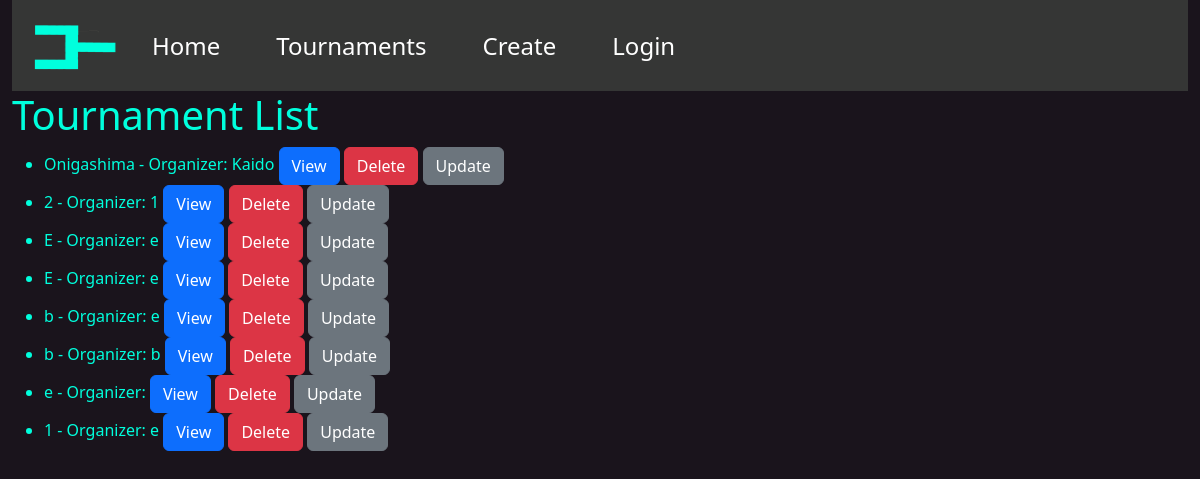
The app's page /tournaments/, older data.
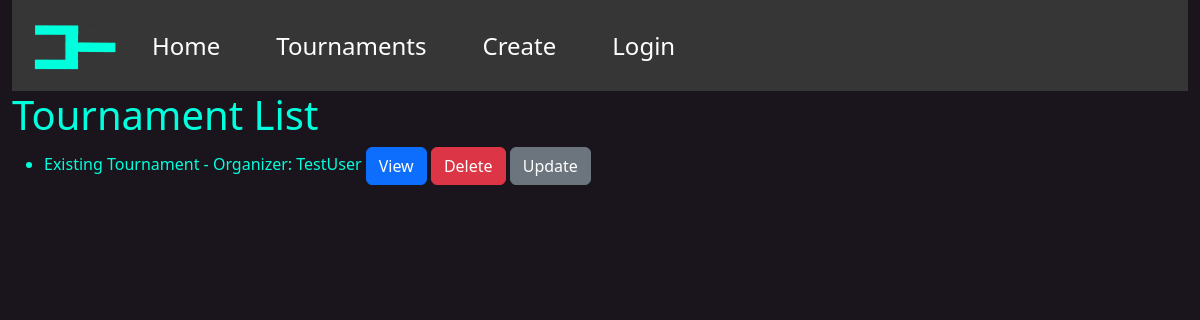
The same page, newer data.
### bracket_app/models.py (models this page shows, shortened)
class Tournament(models.Model):
    creator = models.CharField("Creator", max_length=200)
    title = models.CharField("Title", max_length=200)
    players = models.TextField(null=True)
    completed = models.BooleanField(default=False)
    def get_absolute_url(self):
        return reverse("tournament-detail", args=[str(self.id)])

### bracket_app/views.py (the view)
# urls.py: path('tournaments/', views.TournamentListView.as_view(), name='tournaments'),
class TournamentListView(generic.ListView):
    model = Tournament

### bracket_app/templates/bracket_app/tournament_list.html
{% extends 'bracket_app/base_template.html' %}
{% block content %}
<h1>Tournament List</h1>
{% if tournament_list %}
<ul>
   {% for tournament in tournament_list %}
   <li>
      {{ tournament.title }} - Organizer: {{ tournament.creator }}
      <a class="btn btn-primary" href="{{ tournament.get_absolute_url }}" role="button">View</a>
      <a class="btn btn-danger" href="{% url 'tournament-delete' pk=tournament.id %}" role="button">Delete</a>
      <a class="btn btn-secondary" href="{% url 'tournament-update' pk=tournament.id %}" role="button">Update</a>
   </li>
   {% endfor %}
</ul>
{% else %}
<p>There are no tournaments.</p>
{% endif %}
{% endblock %}

### bracket_app/templates/bracket_app/base_template.html (shortened to what this page needs)
{% load static %}
<!DOCTYPE html>
<html lang="en">
   <head>
      <link href="https://cdn.jsdelivr.net/npm/bootstrap@5.3.1/dist/css/bootstrap.min.css" rel="stylesheet" />
   </head>
   <body style="background-color: #1a141c; color: #00ffdd;">
      <div class="container-fluid">
         <nav class="navbar navbar-expand-lg" style="background-color: #353635; color: white !important">
            <div class="container-fluid">
               <img src="{% static 'images/logo.png' %}" width="100" height="75">
               <div class="collapse navbar-collapse" id="navbarNav">
                  <ul class="navbar-nav">
                     <li class="nav-item">
                        <a class="nav-link active" style="color: white;" aria-current="page" href="{% url 'index' %}">Home</a>
                     </li>
                     <li class="nav-item">
                        <a class="nav-link active" style="color: white;" aria-current="page" href="{% url 'index' %}tournaments">Tournaments</a>
                     </li>
                     <li class="nav-item">
                        <a class="nav-link active" style="color: white;" aria-current="page" href="{% url 'index' %}tournaments/create">Create</a>
                     </li>
                     {% if user.is_authenticated %}
                     <li class="nav-item">
                        <a class="nav-link active" style="color: white;" aria-current="page" href="{% url 'logout' %}">Logout: {{user}}</a>
                     </li>
                     {% else %}
                     <li class="nav-item">
                        <a class="nav-link active" style="color: white;" aria-current="page" href="{% url 'login' %}">Login</a>
                     </li>
                     {% endif %}
                  </ul>
               </div>
            </div>
         </nav>
         {% block content %}
         {% endblock %}
      </div>
   </body>
</html>

### bracket_app/templates/bracket_app/base_template.html (style rules this page uses)
.navbar-nav .nav-item a { margin-left: 20px; margin-right: 20px; font-size: 24px; color: white; }

Row changes from the older to the newer data that the page shows:
removed Tournament: title "Onigashima", creator "Kaido"
removed Tournament: title "2", creator "1"
removed Tournament: title "E", creator "e"
removed Tournament: title "E", creator "e"
removed Tournament: title "b", creator "e"
removed Tournament: title "b", creator "b"
removed Tournament: title "e"
removed Tournament: title "1", creator "e"
added Tournament: title "Existing Tournament", creator "TestUser"
